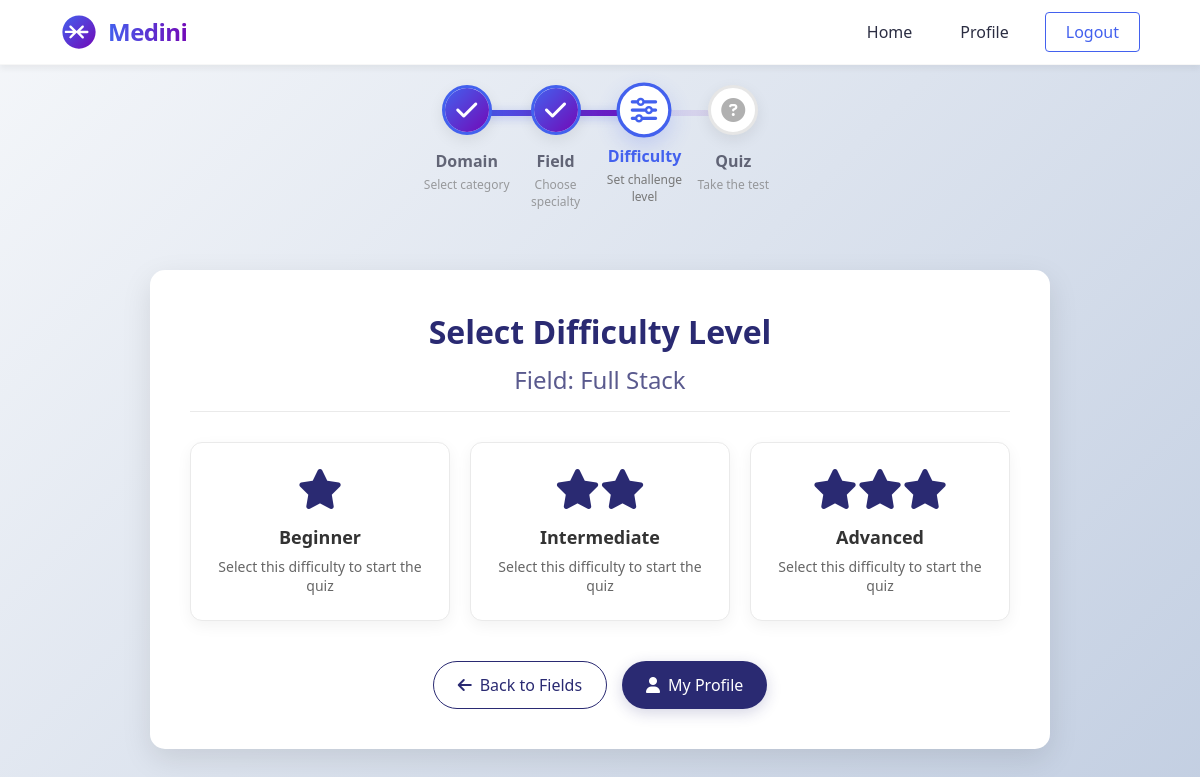
The app's page /select-difficulty.php?field_id=3 (signed in) with its own data.
### tables this page shows
CREATE TABLE IF NOT EXISTS fields (
    id INT AUTO_INCREMENT PRIMARY KEY,
    name VARCHAR(255) NOT NULL,
    domain_id INT NOT NULL
);

CREATE TABLE IF NOT EXISTS difficulty_levels (
    id INT AUTO_INCREMENT PRIMARY KEY,
    name VARCHAR(255) NOT NULL
);

### includes/functions.php (called while the page is built, shortened)
<?php
function getDifficultyLevels() {
    $conn = getDbConnection();
    $result = $conn->query("SELECT * FROM difficulty_levels");
    $levels = [];
    while ($row = $result->fetch_assoc()) {
        $levels[] = $row;
    }
    return $levels;
}
?>

### select-difficulty.php (the view, shortened to what this page needs)
<?php
require_once 'includes/functions.php';
$fieldId = (int)$_GET['field_id'];
$difficultyLevels = getDifficultyLevels();
$conn = getDbConnection();
$stmt = $conn->prepare("SELECT name FROM fields WHERE id = ?");
$stmt->bind_param("i", $fieldId);
$stmt->execute();
$result = $stmt->get_result();
$field = $result->fetch_assoc();
?>
<!DOCTYPE html>
<html lang="en">
<head>
    <link rel="stylesheet" href="https://cdnjs.cloudflare.com/ajax/libs/font-awesome/6.4.2/css/all.min.css">
    <link rel="stylesheet" href="assets/css/select-difficulty.css" />
</head>
<body>
   <?php include "includes/header.php" ?>
   <?php include "includes/progress-bar.php" ?>
    <div class="content-container">
        <div class="container">
            <h1>Select Difficulty Level</h1>
            <h2>Field: <?php echo $field['name']; ?></h2>
            <div class="difficulty-selection">
                <?php foreach ($difficultyLevels as $level): ?>
                    <a href="quiz.php?difficulty_id=<?php echo $level['id']; ?>" class="difficulty-card">
                        <h3><?php echo $level['name']; ?></h3>
                        <p>Select this difficulty to start the quiz</p>
                    </a>
                <?php endforeach; ?>
            </div>
            <div class="actions">
                <a href="select-field.php?domain_id=<?php echo $_SESSION['domain_id']; ?>" class="btn-action btn-secondary">
                    <i class="fas fa-arrow-left"></i> Back to Fields
                </a>
                <a href="profile.php" class="btn-action btn-primary">
                    <i class="fas fa-user"></i> My Profile
                </a>
            </div>
        </div>
    </div>
</body>
</html>

### assets/css/select-difficulty.css (style rules this page uses)
:root { --primary-color: #4361ee; --secondary-color: #7209b7; --accent-color: #ff9e00; --text-color: #2b2d42; --bg-color: #ffffff; --hover-color: #f8f9fa; --shadow: 0 4px 6px rgba(0, 0, 0, 0.05); --transition: 0.25s ease; }
* { margin: 0; padding: 0; box-sizing: border-box; font-family: 'Segoe UI', Tahoma, Geneva, Verdana, sans-serif; }
body { background: linear-gradient(135deg, #f5f7fa 0%, #c3cfe2 100%); min-height: 100vh; display: flex; flex-direction: column; padding-bottom: 20px; }
a { text-decoration: none; color: inherit; }
.content-container { flex: 1; display: flex; align-items: center; justify-content: center; padding: 20px; margin-top: 20px; }
.container { background: white; max-width: 900px; width: 100%; border-radius: 15px; box-shadow: 0 10px 30px rgba(0, 0, 0, 0.1); padding: 40px; text-align: center; }
h1 { color: #2a2a72; margin-bottom: 10px; font-weight: 600; }
h2 { color: #5a5a8e; margin-bottom: 30px; font-weight: 500; padding-bottom: 15px; border-bottom: 1px solid #eaeaea; }
.difficulty-selection { display: grid; grid-template-columns: repeat(auto-fill, minmax(250px, 1fr)); gap: 20px; margin: 30px 0; }
.difficulty-card { background: white; border-radius: 12px; box-shadow: 0 5px 15px rgba(0, 0, 0, 0.05); padding: 25px 20px; text-decoration: none; color: #333; transition: all 0.3s ease; display: flex; flex-direction: column; align-items: center; border: 1px solid #eaeaea; }
.difficulty-card::before { content: ''; font-family: 'Font Awesome 6 Free'; font-weight: 900; font-size: 40px; margin-bottom: 15px; color: #2a2a72; transition: all 0.3s ease; }
.difficulty-card:nth-child(1)::before { content: '\f005'; }
.difficulty-card:nth-child(2)::before { content: '\f005\f005'; }
.difficulty-card:nth-child(3)::before { content: '\f005\f005\f005'; }
.difficulty-card h3 { font-size: 18px; font-weight: 600; margin-bottom: 8px; }
.difficulty-card p { font-size: 14px; color: #666; }
.actions { display: flex; justify-content: center; gap: 15px; margin-top: 40px; flex-wrap: wrap; }
.btn-action { padding: 12px 24px; border-radius: 50px; text-decoration: none; font-weight: 500; transition: all 0.3s ease; display: inline-flex; align-items: center; }
.btn-primary { background: #2a2a72; color: white; box-shadow: 0 4px 15px rgba(42, 42, 114, 0.2); }
.btn-secondary { background: white; color: #2a2a72; border: 1px solid #2a2a72; }
.btn-action i { margin-right: 8px; }

### records on screen
fields: name "Full Stack"
difficulty_levels: name "Beginner"
difficulty_levels: name "Intermediate"
difficulty_levels: name "Advanced"
